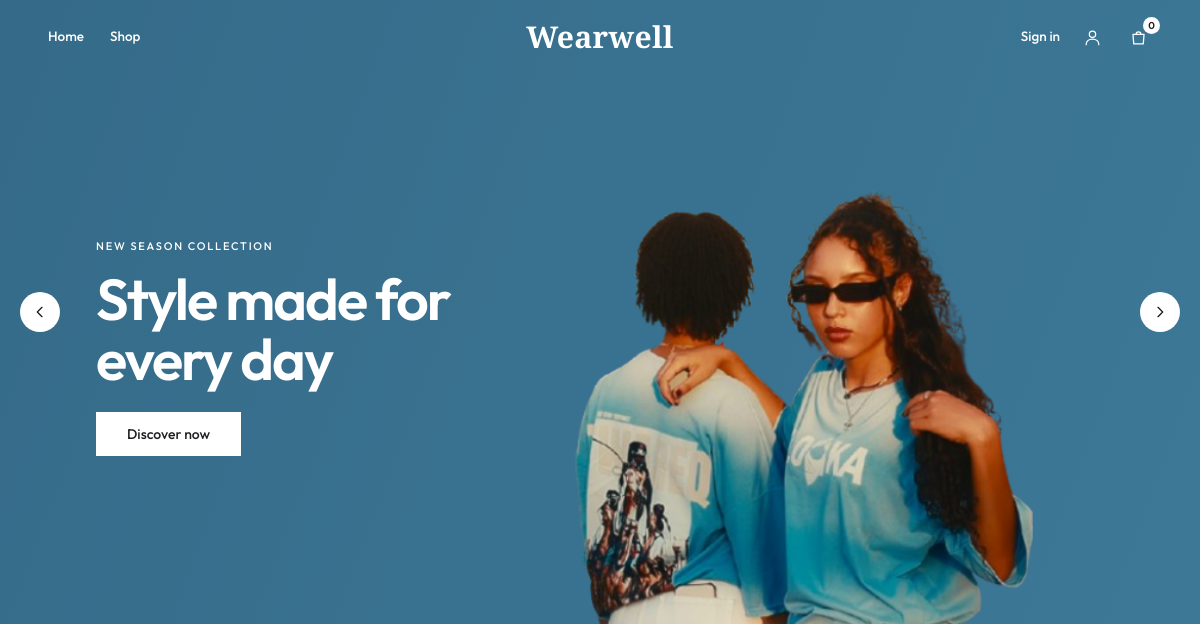
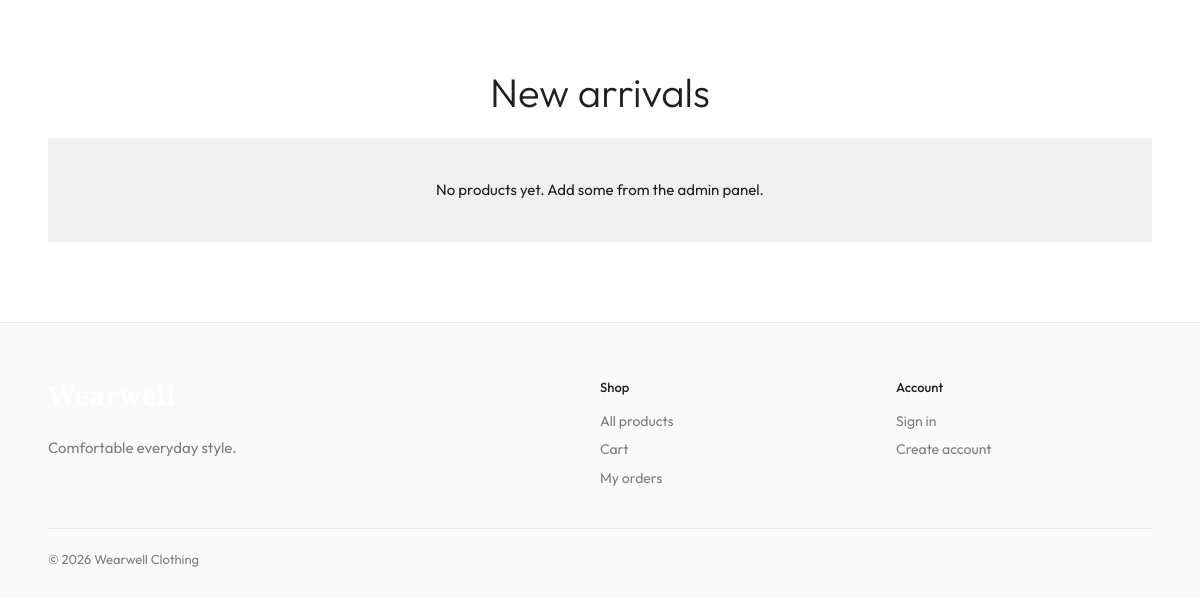
/, run on an earlier commit of the app's database (2 pictures, top to bottom).
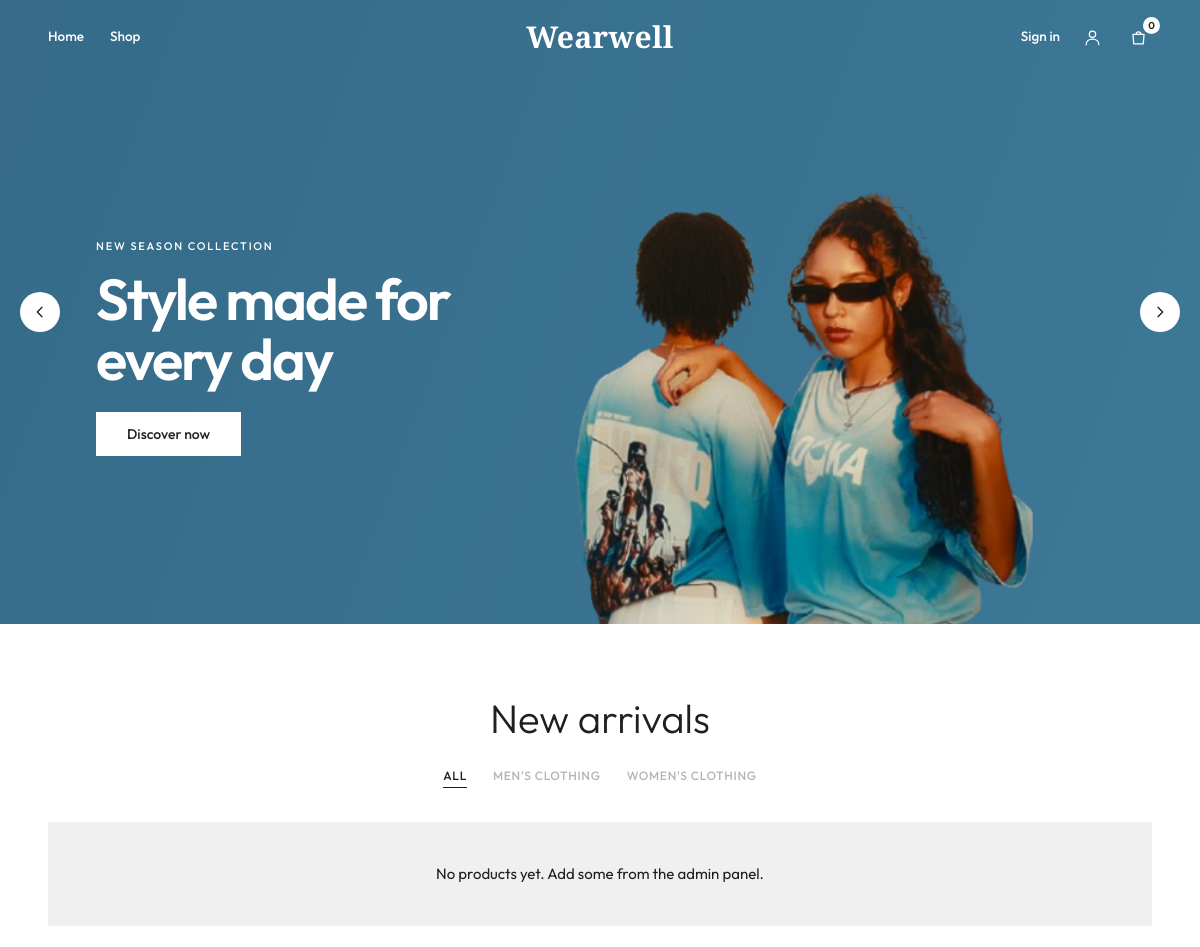
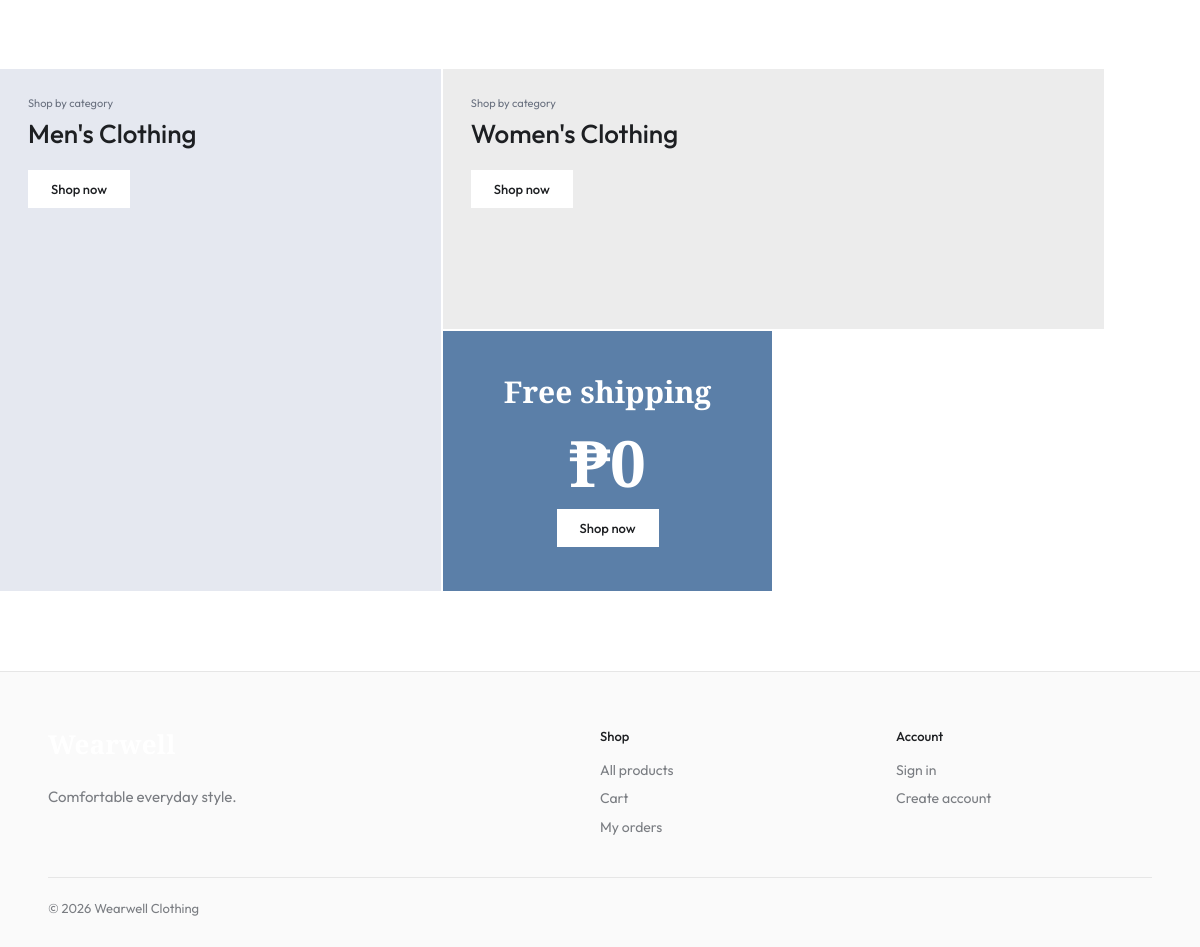
And on a later commit of the database (2 pictures, top to bottom).
### tables this page shows
CREATE TABLE product_categories (
    product_category_id INT UNSIGNED AUTO_INCREMENT PRIMARY KEY,
    category_name VARCHAR(100) NOT NULL UNIQUE,
    description TEXT NULL,
    is_active TINYINT(1) NOT NULL DEFAULT 1
);

### includes/functions.php (called while the page is built, shortened)
<?php
function e(mixed $value): string
{
    return htmlspecialchars((string) $value, ENT_QUOTES, "UTF-8");
}
function current_user(): ?array
{
    return $_SESSION["user"] ?? null;
}
function cart_count(PDO $pdo): int
{
    if (!current_user()) {
        return (int) array_sum(
            array_map("intval", $_SESSION["guest_cart"] ?? []),
        );
    }
    $q = $pdo->prepare(
        "SELECT COALESCE(SUM(quantity),0) FROM cart_items WHERE user_id=?",
    );
    $q->execute([current_user()["id"]]);
    return (int) $q->fetchColumn();
}

### index.php (the view, shortened to what this page needs)
<?php
require_once __DIR__ . "/includes/functions.php";
$search = trim($_GET["q"] ?? "");
$base = "
    SELECT
        p.product_id,
        p.product_name,
        p.base_price,
        c.product_category_id AS category_id,
        c.category_name,
        (
            SELECT pi.image_path
            FROM product_images pi
            WHERE pi.product_id = p.product_id
            ORDER BY pi.sort_order
            LIMIT 1
        ) AS image_path,
        (
            SELECT ROUND(AVG(r.rating))
            FROM product_reviews r
            WHERE r.product_id = p.product_id
        ) AS rating
    FROM products p
    JOIN product_categories c ON c.product_category_id = p.product_category_id
    WHERE p.is_active = 1 AND c.is_active = 1
";
if ($search !== "") {
    $q = $pdo->prepare(
        $base .
            " AND (p.product_name LIKE ? OR p.description LIKE ?) ORDER BY p.created_at DESC LIMIT 24",
    );
    $q->execute(["%" . $search . "%", "%" . $search . "%"]);
} else {
    $q = $pdo->query($base . " ORDER BY p.created_at DESC LIMIT 40");
}
$products = $q->fetchAll();
$categories = $pdo
    ->query(
        "SELECT product_category_id AS category_id, category_name FROM product_categories WHERE is_active = 1 ORDER BY category_name",
    )
    ->fetchAll();
$isHome = $search === "";
$fullWidth = $isHome;
$bodyClass = $isHome ? "home" : "";
require __DIR__ . "/includes/header.php";
function hero_image(int $n): string
{
    return APP_BASE . "/uploads/clothing-store-model($n).png";
}
    ?>
<?php if ($isHome): ?>
    <section class="hero-slider" aria-roledescription="carousel" aria-label="Featured">
        <div class="hero-slide active" aria-hidden="false">
            <img class="hero-image" src="<?= e(hero_image(1)) ?>" alt="" aria-hidden="true">
            <div class="hero-copy">
                <small>New season collection</small>
                <h1>Style made for every day</h1>
                <a class="button light" href="<?= APP_BASE ?>/shop.php">Discover now</a>
            </div>
        </div>
        <button type="button" class="hero-arrow prev" aria-label="Previous slide">
            <svg viewBox="0 0 24 24"><path d="m15 5-7 7 7 7"/></svg>
        </button>
        <button type="button" class="hero-arrow next" aria-label="Next slide">
            <svg viewBox="0 0 24 24"><path d="m9 5 7 7-7 7"/></svg>
        </button>
    </section>
    <section class="arrivals wrap" id="new">
        <h2>New arrivals</h2>
        <?php if ($categories): ?>
            <div class="tabs" role="tablist">
                <button type="button" role="tab" data-tab="all" aria-selected="true">All</button>
                <?php foreach ($categories as $c): ?>
                    <button
                        type="button"
                        role="tab"
                        data-tab="<?= (int) $c["category_id"] ?>"
                        aria-selected="false"
                    >
                        <?= e($c["category_name"]) ?>
                    </button>
                <?php endforeach; ?>
            </div>
        <?php endif; ?>
        <?php if (!$products): ?>
            <div class="empty">No products yet. Add some from the admin panel.</div>
        <?php endif; ?>
    </section>
    <?php
    $tiles = array_slice($categories, 0, 4);
    if (count($tiles) >= 1): ?>
        <section class="wrap promos" aria-label="Shop by category">
            <?php $t = $tiles[0]; ?>
            <a class="promo tall a" href="<?= APP_BASE ?>/shop.php?category=<?= (int) $t[
                "category_id"
            ] ?>">
                <small>Shop by category</small>
                <h3><?= e($t["category_name"]) ?></h3>
                <span class="button">Shop now</span>
            </a>
            <?php if (isset($tiles[1])): ?>
                <?php $t = $tiles[1]; ?>
                <a class="promo b" href="<?= APP_BASE ?>/shop.php?category=<?= (int) $t[
                    "category_id"
                ] ?>">
                    <small>Shop by category</small>
                    <h3><?= e($t["category_name"]) ?></h3>
                    <span class="button">Shop now</span>
                </a>
            <?php endif; ?>
            <div class="promo-bottom">
                <a class="promo blue" href="<?= APP_BASE ?>/shop.php">
                    <h3>Free shipping</h3>
                    <div class="big">₱0</div>
                    <span class="button">Shop now</span>
                </a>
            </div>
        </section>
    <?php endif;
    ?>
<?php endif; ?>
<?php require __DIR__ . "/includes/footer.php"; ?>

### includes/header.php (shortened to what this page needs)
<?php
require_once __DIR__ . "/functions.php";
$pageTitle = $pageTitle ?? "Wearwell Clothing";
$fullWidth = $fullWidth ?? false;
$bodyClass = $bodyClass ?? "";
$isAdmin = (current_user()["role"] ?? "") === "Admin";
$currentAdminPage = basename($_SERVER["SCRIPT_NAME"] ?? "");
$isAdminPage =
    $isAdmin &&
    strpos($_SERVER["SCRIPT_NAME"] ?? "", "/admin/") !== false &&
    $currentAdminPage !== "index.php";
?>
<!doctype html>
<html lang="en">
    <head>
        <link
            rel="stylesheet"
            href="<?= APP_BASE ?>/assets/css/style.css?v=<?= filemtime(
                __DIR__ . "/../assets/css/style.css",
            ) ?>"
        >
    </head>
    <body class="<?= e(
        trim($bodyClass . ($isAdminPage ? " admin-body" : "")),
    ) ?>">
        <?php if ($isAdminPage): ?>
            <div class="admin-shell">
                <aside class="admin-sidebar">
                    <a class="admin-brand" href="<?= APP_BASE ?>/admin/index.php">
                        <svg viewBox="0 0 24 24" aria-hidden="true">
                            <path d="m3 7 9-4 9 4-9 4-9-4zM3 12l9 4 9-4M3 17l9 4 9-4"/>
                        </svg>
                        <span>Wearwell Admin</span>
                    </a>
                    <nav class="admin-nav" aria-label="Admin navigation">
                        <?php
                        $adminNav = [
                            [
                                "index.php",
                                "Dashboard",
                                "M3 3h7v7H3zM14 3h7v7h-7zM14 14h7v7h-7zM3 14h7v7H3z",
                            ],
                            [
                                "catalog.php",
                                "Catalog",
                                "M4 4h16v16H4zM8 8h8M8 12h8M8 16h5",
                            ],
                            [
                                "products.php",
                                "Products",
                                "M4 7h16l-1 13H5L4 7zM9 7a3 3 0 0 1 6 0",
                            ],
                            [
                                "orders.php",
                                "Orders",
                                "M5 4h14v17H5zM8 8h8M8 12h8M8 16h5",
                            ],
                            [
                                "users.php",
                                "Customers",
                                "M16 21v-2a4 4 0 0 0-4-4H8a4 4 0 0 0-4 4v2M10 11a4 4 0 1 0 0-8 4 4 0 0 0 0 8M20 8v6M17 11h6",
                            ],
                            [
                                "expenses.php",
                                "Expenses",
                                "M12 2v20M17 5H9.5a3.5 3.5 0 0 0 0 7h5a3.5 3.5 0 0 1 0 7H6",
                            ],
                            [
                                "reports.php",
                                "Reports",
                                "M4 19V5M4 19h17M8 15l4-4 3 2 5-6",
                            ],
                        ];
                        foreach ($adminNav as [$file, $label, $icon]):
                            $active = $currentAdminPage === $file; ?>
                            <a
                                class="admin-nav-link<?= $active
                                    ? " active"
                                    : "" ?>"
                                href="<?= APP_BASE ?>/admin/<?= e(
                                    $file,
                                ) ?>"
                                <?= $active ? 'aria-current="page"' : "" ?>
                            >
                                <svg viewBox="0 0 24 24" aria-hidden="true">
                                    <path d="<?= e($icon) ?>"/>
                                </svg>
                                <span><?= e($label) ?></span>
                            </a>
                        <?php
                        endforeach;
                        ?>
                    </nav>
                    <div class="admin-sidebar-bottom">
                        <a class="admin-store-link" href="<?= APP_BASE ?>/index.php">
                            <svg viewBox="0 0 24 24" aria-hidden="true">
                                <path d="M3 10h18l-2-6H5l-2 6ZM5 10v10h14V10M9 20v-6h6v6"/>
                            </svg>
                            View storefront
                        </a>
                        <a class="admin-signout" href="<?= APP_BASE ?>/user/logout.php">
                            Sign out
                        </a>
                    </div>
                </aside>
                <div class="admin-workspace">
                    <header class="admin-topbar">
                        <?php if ($currentAdminPage === "index.php"): ?>
                            <h1><?= e($pageTitle) ?></h1>
                        <?php endif; ?>
                        <form
                            class="admin-search"
                            method="get"
                            action="<?= APP_BASE ?>/admin/index.php"
                        >
                            <svg viewBox="0 0 24 24" aria-hidden="true">
                                <circle cx="11" cy="11" r="7"/>
                                <path d="m21 21-4.3-4.3"/>
                            </svg>
                            <input
                                type="search"
                                name="q"
                                value="<?= e($_GET["q"] ?? "") ?>"
                                placeholder="Search orders by ID or customer…"
                                aria-label="Search orders by number or customer"
                            >
                        </form>
                        <div class="admin-account">
                            <a
                                class="admin-top-action"
                                href="<?= APP_BASE ?>/admin/orders.php"
                                aria-label="Orders"
                            >
                                <svg viewBox="0 0 24 24" aria-hidden="true">
                                    <path d="M4 5h2l2.2 10.2a2 2 0 0 0 2 1.6h7.6a2 2 0 0 0 2-1.6L21 8H7M10 21h.01M18 21h.01"/>
                                </svg>
                            </a>
                            <a
                                class="admin-top-action"
                                href="<?= APP_BASE ?>/admin/users.php"
                                aria-label="Customers"
                            >
                                <svg viewBox="0 0 24 24" aria-hidden="true">
                                    <path d="M21 11.5a8.4 8.4 0 0 1-.9 3.8 8.5 8.5 0 0 1-7.6 4.7 8.4 8.4 0 0 1-3.8-.9L3 21l1.9-5.7a8.4 8.4 0 0 1-.9-3.8 8.5 8.5 0 0 1 4.7-7.6 8.4 8.4 0 0 1 3.8-.9h.5a8.5 8.5 0 0 1 8 8v.5z"/>
                                </svg>
                            </a>
                            <span class="admin-avatar" aria-hidden="true">
                                <?= e(
                                    strtoupper(
                                        substr(
                                            current_user()["name"] ?? "A",
                                            0,
                                            1,
                                        ),
                                    ),
                                ) ?>
                            </span>
                        </div>
                    </header>
                    <main class="admin-main">
        <?php else: ?>
            <?php $headerCartCount = cart_count($pdo); ?>
            <header class="site-header">
                <nav aria-label="Main">
                    <a href="<?= APP_BASE ?>/index.php">Home</a>
                    <a href="<?= APP_BASE ?>/shop.php">Shop</a>
                </nav>
                <a class="brand" href="<?= APP_BASE ?>/index.php">
                    Wearwell<span> Clothing</span>
                </a>
                <div class="header-tools">
                    <?php if (current_user()): ?>
                        <a
                            class="user-name"
                            href="<?= APP_BASE ?>/user/profile.php"
                        >
                            <?= e(current_user()["name"]) ?>
                        </a>
                        <a href="<?= APP_BASE ?>/user/logout.php">Sign out</a>
                    <?php else: ?>
                        <a href="<?= APP_BASE ?>/user/login.php">Sign in</a>
                    <?php endif; ?>
                    <a
                        class="icon-btn"
                        href="<?= APP_BASE ?>/user/profile.php"
                        aria-label="Account"
                    >
                        <svg viewBox="0 0 24 24">
                            <circle cx="12" cy="8" r="4"/>
                            <path d="M4 21c0-4.4 3.6-7 8-7s8 2.6 8 7"/>
                        </svg>
                    </a>
                    <a
                        class="icon-btn"
                        href="<?= APP_BASE ?>/cart.php"
                        aria-label="Cart, <?= $headerCartCount ?> items"
                    >
                        <svg viewBox="0 0 24 24">
                            <path d="M5 8h14l-1 12H6L5 8Z"/>
                            <path d="M9 8a3 3 0 0 1 6 0"/>
                        </svg>
                        <span class="cart-count"><?= $headerCartCount ?></span>
                    </a>
                </div>
            </header>
            <main class="<?= $fullWidth ? "main-full" : "container" ?>">
        <?php endif; ?>

### includes/footer.php
<?php
require_once __DIR__ . "/functions.php";
if (!empty($isAdminPage)):
?>
</main>
<footer class="admin-footer">&copy; <?= date(
    "Y",
) ?> Wearwell Clothing <span>Admin workspace</span></footer>
</div>
</div>
<?php else: ?>
</main>
<footer class="site-footer"><div class="footer-grid">
<div><a class="brand" href="<?= APP_BASE ?>/index.php">Wearwell</a><p>Comfortable everyday style.</p></div>
<div><h4>Shop</h4><a href="<?= APP_BASE ?>/shop.php">All products</a><a href="<?= APP_BASE ?>/cart.php">Cart</a><a href="<?= APP_BASE ?>/orders.php">My orders</a></div>
<div><h4>Account</h4><?php if (
    current_user()
): ?><a href="<?= APP_BASE ?>/user/profile.php">Profile</a><a href="<?= APP_BASE ?>/user/addresses.php">Addresses</a><a href="<?= APP_BASE ?>/user/logout.php">Sign out</a><?php else: ?><a href="<?= APP_BASE ?>/user/login.php">Sign in</a><a href="<?= APP_BASE ?>/user/register.php">Create account</a><?php endif; ?></div>
</div><div class="footer-base">&copy; <?= date(
    "Y",
) ?> Wearwell Clothing</div></footer>
<?php endif; ?>
<script src="<?= APP_BASE ?>/assets/js/main.js?v=<?= filemtime(
    __DIR__ . "/../assets/js/main.js",
) ?>"></script></body></html>

What changed in the data, as far as the page shows it:
added product_categories: category_name "MEN'S CLOTHING", category_name "Men's Clothing"
added product_categories: category_name "WOMEN'S CLOTHING", category_name "Women's Clothing"
Also different on the page:
text now shown: "ALL Shop by category Shop now Shop by category Shop now Free shipping ₱0 Shop now"
